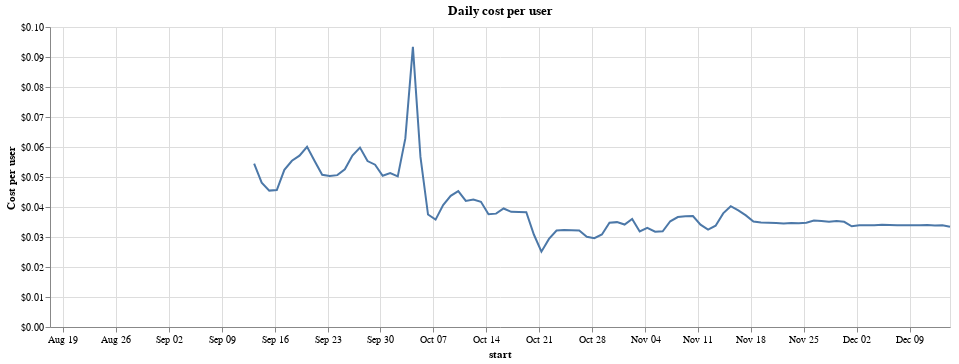

The code cell stored with this chart in its notebook:
### Markdown cell above
We can calculate cost per day per user from this user count

### Code cell
total['cost_per_user'] = total['cost'] / user_starts_count.count()['start']

alt.Chart(total, width=900, title='Daily cost per user').mark_line().encode(
    x='start',
    y=alt.Y('cost_per_user', axis=alt.Axis(format="$.2f"), title="Cost per user")
)

### Figure 1 — Vega-Lite specification as saved in the notebook (floating-point values rounded to 4 significant figures)
{"$schema": "https://vega.github.io/schema/vega-lite/v2.6.0.json", "config": {"view": {"height": 300, "width": 400}}, "data": {"name": "data-94cdaa7ff7fc0dcb19ae69bad4be81f2"}, "datasets": {"data-94cdaa7ff7fc0dcb19ae69bad4be81f2": [{"cost": null, "cost_per_active_user": null, "cost_per_user": null, "start": "2018-08-17T00:00:00-07:00", "user": 13}, {"cost": null, "cost_per_active_user": null, "cost_per_user": null, "start": "2018-08-18T00:00:00-07:00", "user": 38}, {"cost": null, "cost_per_active_user": null, "cost_per_user": null, "start": "2018-08-19T00:00:00-07:00", "user": 24}, {"cost": null, "cost_per_active_user": null, "cost_per_user": null, "start": "2018-08-20T00:00:00-07:00", "user": 53}, {"cost": null, "cost_per_active_user": null, "cost_per_user": null, "start": "2018-08-21T00:00:00-07:00", "user": 135}, {"cost": null, "cost_per_active_user": null, "cost_per_user": null, "start": "2018-08-22T00:00:00-07:00", "user": 1176}, {"cost": null, "cost_per_active_user": null, "cost_per_user": null, "start": "2018-08-23T00:00:00-07:00", "user": 1184}, {"cost": null, "cost_per_active_user": null, "cost_per_user": null, "start": "2018-08-24T00:00:00-07:00", "user": 1332}, {"cost": null, "cost_per_active_user": null, "cost_per_user": null, "start": "2018-08-25T00:00:00-07:00", "user": 918}, {"cost": null, "cost_per_active_user": null, "cost_per_user": null, "start": "2018-08-26T00:00:00-07:00", "user": 1133}, {"cost": null, "cost_per_active_user": null, "cost_per_user": null, "start": "2018-08-27T00:00:00-07:00", "user": 1447}, {"cost": null, "cost_per_active_user": null, "cost_per_user": null, "start": "2018-08-28T00:00:00-07:00", "user": 1276}, {"cost": null, "cost_per_active_user": null, "cost_per_user": null, "start": "2018-08-29T00:00:00-07:00", "user": 1519}, {"cost": null, "cost_per_active_user": null, "cost_per_user": null, "start": "2018-08-30T00:00:00-07:00", "user": 1236}, {"cost": null, "cost_per_active_user": null, "cost_per_user": null, "start": "2018-08-31T00:00:00-07:00", "user": 1143}, {"cost": null, "cost_per_active_user": null, "cost_per_user": null, "start": "2018-09-01T00:00:00-07:00", "user": 728}, {"cost": null, "cost_per_active_user": null, "cost_per_user": null, "start": "2018-09-02T00:00:00-07:00", "user": 914}, {"cost": null, "cost_per_active_user": null, "cost_per_user": null, "start": "2018-09-03T00:00:00-07:00", "user": 1202}, {"cost": null, "cost_per_active_user": null, "cost_per_user": null, "start": "2018-09-04T00:00:00-07:00", "user": 1409}, {"cost": null, "cost_per_active_user": null, "cost_per_user": null, "start": "2018-09-05T00:00:00-07:00", "user": 1586}, {"cost": null, "cost_per_active_user": null, "cost_per_user": null, "start": "2018-09-06T00:00:00-07:00", "user": 1278}, {"cost": null, "cost_per_active_user": null, "cost_per_user": null, "start": "2018-09-07T00:00:00-07:00", "user": 1011}, {"cost": null, "cost_per_active_user": null, "cost_per_user": null, "start": "2018-09-08T00:00:00-07:00", "user": 815}, {"cost": null, "cost_per_active_user": null, "cost_per_user": null, "start": "2018-09-09T00:00:00-07:00", "user": 971}, {"cost": null, "cost_per_active_user": null, "cost_per_user": null, "start": "2018-09-10T00:00:00-07:00", "user": 1369}, {"cost": null, "cost_per_active_user": null, "cost_per_user": null, "start": "2018-09-11T00:00:00-07:00", "user": 1417}, {"cost": 40.16, "cost_per_active_user": 0.0269, "cost_per_user": 0.00828, "start": "2018-09-12T00:00:00-07:00", "user": 1493}, {"cost": null, "cost_per_active_user": null, "cost_per_user": null, "start": "2018-09-12T00:00:00-07:00", "user": 1493}, {"cost": 264.0, "cost_per_active_user": 0.2183, "cost_per_user": 0.05442, "start": "2018-09-13T00:00:00-07:00", "user": 1209}, {"cost": 233.4, "cost_per_active_user": 0.2599, "cost_per_user": 0.04812, "start": "2018-09-14T00:00:00-07:00", "user": 898}, {"cost": 220.5, "cost_per_active_user": 0.2834, "cost_per_user": 0.04546, "start": "2018-09-15T00:00:00-07:00", "user": 778}, {"cost": 221.5, "cost_per_active_user": 0.2103, "cost_per_user": 0.04567, "start": "2018-09-16T00:00:00-07:00", "user": 1053}, {"cost": 254.1, "cost_per_active_user": 0.1776, "cost_per_user": 0.0524, "start": "2018-09-17T00:00:00-07:00", "user": 1431}, {"cost": 268.7, "cost_per_active_user": 0.1996, "cost_per_user": 0.0554, "start": "2018-09-18T00:00:00-07:00", "user": 1346}, {"cost": 277.0, "cost_per_active_user": 0.1866, "cost_per_user": 0.05712, "start": "2018-09-19T00:00:00-07:00", "user": 1485}, {"cost": 291.3, "cost_per_active_user": 0.2108, "cost_per_user": 0.06006, "start": "2018-09-20T00:00:00-07:00", "user": 1382}, {"cost": 268.4, "cost_per_active_user": 0.2218, "cost_per_user": 0.05535, "start": "2018-09-21T00:00:00-07:00", "user": 1210}, {"cost": 246.1, "cost_per_active_user": 0.2954, "cost_per_user": 0.05074, "start": "2018-09-22T00:00:00-07:00", "user": 833}, {"cost": 244.2, "cost_per_active_user": 0.2816, "cost_per_user": 0.05035, "start": "2018-09-23T00:00:00-07:00", "user": 867}, {"cost": 245.5, "cost_per_active_user": 0.2068, "cost_per_user": 0.05062, "start": "2018-09-24T00:00:00-07:00", "user": 1187}, {"cost": 254.9, "cost_per_active_user": 0.2005, "cost_per_user": 0.05255, "start": "2018-09-25T00:00:00-07:00", "user": 1271}, {"cost": 277.2, "cost_per_active_user": 0.1877, "cost_per_user": 0.05715, "start": "2018-09-26T00:00:00-07:00", "user": 1477}, {"cost": 290.0, "cost_per_active_user": 0.1992, "cost_per_user": 0.0598, "start": "2018-09-27T00:00:00-07:00", "user": 1456}, {"cost": 268.3, "cost_per_active_user": 0.2247, "cost_per_user": 0.05531, "start": "2018-09-28T00:00:00-07:00", "user": 1194}, {"cost": 262.4, "cost_per_active_user": 0.3421, "cost_per_user": 0.0541, "start": "2018-09-29T00:00:00-07:00", "user": 767}, {"cost": 244.4, "cost_per_active_user": 0.2454, "cost_per_user": 0.0504, "start": "2018-09-30T00:00:00-07:00", "user": 996}, {"cost": 249.0, "cost_per_active_user": 0.1873, "cost_per_user": 0.05133, "start": "2018-10-01T00:00:00-07:00", "user": 1329}, {"cost": 243.5, "cost_per_active_user": 0.1938, "cost_per_user": 0.0502, "start": "2018-10-02T00:00:00-07:00", "user": 1256}, {"cost": 304.9, "cost_per_active_user": 0.2042, "cost_per_user": 0.06287, "start": "2018-10-03T00:00:00-07:00", "user": 1493}, {"cost": 453.0, "cost_per_active_user": 0.3544, "cost_per_user": 0.09339, "start": "2018-10-04T00:00:00-07:00", "user": 1278}, {"cost": 275.0, "cost_per_active_user": 0.3115, "cost_per_user": 0.05671, "start": "2018-10-05T00:00:00-07:00", "user": 883}, {"cost": 181.8, "cost_per_active_user": 0.2609, "cost_per_user": 0.03749, "start": "2018-10-06T00:00:00-07:00", "user": 697}, {"cost": 173.6, "cost_per_active_user": 0.1938, "cost_per_user": 0.0358, "start": "2018-10-07T00:00:00-07:00", "user": 896}, {"cost": 197.1, "cost_per_active_user": 0.154, "cost_per_user": 0.04064, "start": "2018-10-08T00:00:00-07:00", "user": 1280}, {"cost": 212.1, "cost_per_active_user": 0.1636, "cost_per_user": 0.04373, "start": "2018-10-09T00:00:00-07:00", "user": 1296}, {"cost": 219.8, "cost_per_active_user": 0.1877, "cost_per_user": 0.04532, "start": "2018-10-10T00:00:00-07:00", "user": 1171}, {"cost": 203.8, "cost_per_active_user": 0.2297, "cost_per_user": 0.04202, "start": "2018-10-11T00:00:00-07:00", "user": 887}, {"cost": 206.1, "cost_per_active_user": 0.2193, "cost_per_user": 0.0425, "start": "2018-10-12T00:00:00-07:00", "user": 940}, {"cost": 202.4, "cost_per_active_user": 0.5783, "cost_per_user": 0.04173, "start": "2018-10-13T00:00:00-07:00", "user": 350}, {"cost": 182.3, "cost_per_active_user": 0.4341, "cost_per_user": 0.03759, "start": "2018-10-14T00:00:00-07:00", "user": 420}, {"cost": 183.3, "cost_per_active_user": 0.2161, "cost_per_user": 0.03779, "start": "2018-10-15T00:00:00-07:00", "user": 848}, {"cost": 191.6, "cost_per_active_user": 0.2492, "cost_per_user": 0.03951, "start": "2018-10-16T00:00:00-07:00", "user": 769}, {"cost": 186.1, "cost_per_active_user": 0.1792, "cost_per_user": 0.03838, "start": "2018-10-17T00:00:00-07:00", "user": 1039}, {"cost": 185.8, "cost_per_active_user": 0.1892, "cost_per_user": 0.03831, "start": "2018-10-18T00:00:00-07:00", "user": 982}, {"cost": 185.5, "cost_per_active_user": 0.3086, "cost_per_user": 0.03824, "start": "2018-10-19T00:00:00-07:00", "user": 601}, {"cost": 149.5, "cost_per_active_user": 0.2388, "cost_per_user": 0.03083, "start": "2018-10-20T00:00:00-07:00", "user": 626}, {"cost": 121.8, "cost_per_active_user": 0.1498, "cost_per_user": 0.02511, "start": "2018-10-21T00:00:00-07:00", "user": 813}, {"cost": 142.4, "cost_per_active_user": 0.1229, "cost_per_user": 0.02936, "start": "2018-10-22T00:00:00-07:00", "user": 1159}, {"cost": 155.9, "cost_per_active_user": 0.147, "cost_per_user": 0.03215, "start": "2018-10-23T00:00:00-07:00", "user": 1061}, {"cost": 156.9, "cost_per_active_user": 0.1128, "cost_per_user": 0.03234, "start": "2018-10-24T00:00:00-07:00", "user": 1391}, {"cost": 156.4, "cost_per_active_user": 0.1194, "cost_per_user": 0.03224, "start": "2018-10-25T00:00:00-07:00", "user": 1310}, {"cost": 155.9, "cost_per_active_user": 0.1409, "cost_per_user": 0.03214, "start": "2018-10-26T00:00:00-07:00", "user": 1106}, {"cost": 145.9, "cost_per_active_user": 0.2227, "cost_per_user": 0.03008, "start": "2018-10-27T00:00:00-07:00", "user": 655}, {"cost": 143.6, "cost_per_active_user": 0.1739, "cost_per_user": 0.02962, "start": "2018-10-28T00:00:00-07:00", "user": 826}, {"cost": 149.6, "cost_per_active_user": 0.1192, "cost_per_user": 0.03085, "start": "2018-10-29T00:00:00-07:00", "user": 1255}, {"cost": 168.6, "cost_per_active_user": 0.1406, "cost_per_user": 0.03476, "start": "2018-10-30T00:00:00-07:00", "user": 1199}, {"cost": 169.5, "cost_per_active_user": 0.1203, "cost_per_user": 0.03496, "start": "2018-10-31T00:00:00-07:00", "user": 1409}, {"cost": 165.7, "cost_per_active_user": 0.116, "cost_per_user": 0.03416, "start": "2018-11-01T00:00:00-07:00", "user": 1428}, {"cost": 174.7, "cost_per_active_user": 0.151, "cost_per_user": 0.03601, "start": "2018-11-02T00:00:00-07:00", "user": 1157}, {"cost": 154.5, "cost_per_active_user": 0.2512, "cost_per_user": 0.03185, "start": "2018-11-03T00:00:00-07:00", "user": 615}, {"cost": 160.2, "cost_per_active_user": 0.2298, "cost_per_user": 0.03303, "start": "2018-11-04T00:00:00-07:00", "user": 697}, {"cost": 154.2, "cost_per_active_user": 0.1537, "cost_per_user": 0.03179, "start": "2018-11-05T00:00:00-08:00", "user": 1003}, {"cost": 154.7, "cost_per_active_user": 0.1445, "cost_per_user": 0.03191, "start": "2018-11-06T00:00:00-08:00", "user": 1071}, {"cost": 170.9, "cost_per_active_user": 0.1172, "cost_per_user": 0.03524, "start": "2018-11-07T00:00:00-08:00", "user": 1458}, {"cost": 177.7, "cost_per_active_user": 0.1441, "cost_per_user": 0.03664, "start": "2018-11-08T00:00:00-08:00", "user": 1233}, {"cost": 179.0, "cost_per_active_user": 0.2625, "cost_per_user": 0.03691, "start": "2018-11-09T00:00:00-08:00", "user": 682}, {"cost": 179.3, "cost_per_active_user": 0.2925, "cost_per_user": 0.03697, "start": "2018-11-10T00:00:00-08:00", "user": 613}, {"cost": 165.4, "cost_per_active_user": 0.2422, "cost_per_user": 0.0341, "start": "2018-11-11T00:00:00-08:00", "user": 683}, {"cost": 157.6, "cost_per_active_user": 0.1771, "cost_per_user": 0.03249, "start": "2018-11-12T00:00:00-08:00", "user": 890}, {"cost": 163.7, "cost_per_active_user": 0.1422, "cost_per_user": 0.03375, "start": "2018-11-13T00:00:00-08:00", "user": 1151}, {"cost": 183.7, "cost_per_active_user": 0.1221, "cost_per_user": 0.03788, "start": "2018-11-14T00:00:00-08:00", "user": 1505}, {"cost": 195.3, "cost_per_active_user": 0.1494, "cost_per_user": 0.04026, "start": "2018-11-15T00:00:00-08:00", "user": 1307}, {"cost": 188.5, "cost_per_active_user": 0.2118, "cost_per_user": 0.03886, "start": "2018-11-16T00:00:00-08:00", "user": 890}, {"cost": 180.4, "cost_per_active_user": 0.2377, "cost_per_user": 0.0372, "start": "2018-11-17T00:00:00-08:00", "user": 759}, {"cost": 170.6, "cost_per_active_user": 0.233, "cost_per_user": 0.03517, "start": "2018-11-18T00:00:00-08:00", "user": 732}, {"cost": 169.1, "cost_per_active_user": 0.206, "cost_per_user": 0.03487, "start": "2018-11-19T00:00:00-08:00", "user": 821}, {"cost": 168.5, "cost_per_active_user": 0.2588, "cost_per_user": 0.03474, "start": "2018-11-20T00:00:00-08:00", "user": 651}, {"cost": 168.1, "cost_per_active_user": 0.313, "cost_per_user": 0.03465, "start": "2018-11-21T00:00:00-08:00", "user": 537}, {"cost": 167.4, "cost_per_active_user": 0.393, "cost_per_user": 0.03452, "start": "2018-11-22T00:00:00-08:00", "user": 426}, {"cost": 168.1, "cost_per_active_user": 0.339, "cost_per_user": 0.03466, "start": "2018-11-23T00:00:00-08:00", "user": 496}, {"cost": 167.7, "cost_per_active_user": 0.3523, "cost_per_user": 0.03458, "start": "2018-11-24T00:00:00-08:00", "user": 476}, {"cost": 168.4, "cost_per_active_user": 0.2695, "cost_per_user": 0.03473, "start": "2018-11-25T00:00:00-08:00", "user": 625}, {"cost": 172.0, "cost_per_active_user": 0.1559, "cost_per_user": 0.03546, "start": "2018-11-26T00:00:00-08:00", "user": 1103}, {"cost": 171.2, "cost_per_active_user": 0.146, "cost_per_user": 0.03531, "start": "2018-11-27T00:00:00-08:00", "user": 1173}, {"cost": 170.2, "cost_per_active_user": 0.1199, "cost_per_user": 0.03508, "start": "2018-11-28T00:00:00-08:00", "user": 1419}, {"cost": 171.2, "cost_per_active_user": 0.1277, "cost_per_user": 0.0353, "start": "2018-11-29T00:00:00-08:00", "user": 1341}, {"cost": 170.1, "cost_per_active_user": 0.1839, "cost_per_user": 0.03507, "start": "2018-11-30T00:00:00-08:00", "user": 925}, {"cost": 162.9, "cost_per_active_user": 0.3762, "cost_per_user": 0.03359, "start": "2018-12-01T00:00:00-08:00", "user": 433}, {"cost": 164.6, "cost_per_active_user": 0.3509, "cost_per_user": 0.03394, "start": "2018-12-02T00:00:00-08:00", "user": 469}, {"cost": 164.5, "cost_per_active_user": 0.2679, "cost_per_user": 0.03392, "start": "2018-12-03T00:00:00-08:00", "user": 614}, {"cost": 164.5, "cost_per_active_user": 0.3632, "cost_per_user": 0.03392, "start": "2018-12-04T00:00:00-08:00", "user": 453}, {"cost": 165.2, "cost_per_active_user": 0.3296, "cost_per_user": 0.03405, "start": "2018-12-05T00:00:00-08:00", "user": 501}, {"cost": 165.0, "cost_per_active_user": 0.3812, "cost_per_user": 0.03403, "start": "2018-12-06T00:00:00-08:00", "user": 433}, {"cost": 164.4, "cost_per_active_user": 0.4152, "cost_per_user": 0.0339, "start": "2018-12-07T00:00:00-08:00", "user": 396}, {"cost": 164.6, "cost_per_active_user": 0.4957, "cost_per_user": 0.03393, "start": "2018-12-08T00:00:00-08:00", "user": 332}, {"cost": 164.6, "cost_per_active_user": 0.5715, "cost_per_user": 0.03394, "start": "2018-12-09T00:00:00-08:00", "user": 288}, {"cost": 164.5, "cost_per_active_user": 0.5376, "cost_per_user": 0.03392, "start": "2018-12-10T00:00:00-08:00", "user": 306}, {"cost": 164.9, "cost_per_active_user": 0.5088, "cost_per_user": 0.03399, "start": "2018-12-11T00:00:00-08:00", "user": 324}, {"cost": 164.3, "cost_per_active_user": 0.3517, "cost_per_user": 0.03387, "start": "2018-12-12T00:00:00-08:00", "user": 467}, {"cost": 164.6, "cost_per_active_user": 0.296, "cost_per_user": 0.03393, "start": "2018-12-13T00:00:00-08:00", "user": 556}, {"cost": 162.1, "cost_per_active_user": 0.8229, "cost_per_user": 0.03343, "start": "2018-12-14T00:00:00-08:00", "user": 197}, {"cost": null, "cost_per_active_user": null, "cost_per_user": null, "start": "", "user": null}, {"cost": null, "cost_per_active_user": null, "cost_per_user": null, "start": "", "user": null}]}, "encoding": {"x": {"field": "start", "type": "temporal"}, "y": {"axis": {"format": "$.2f"}, "field": "cost_per_user", "title": "Cost per user", "type": "quantitative"}}, "mark": "line", "title": "Daily cost per user", "width": 900}
